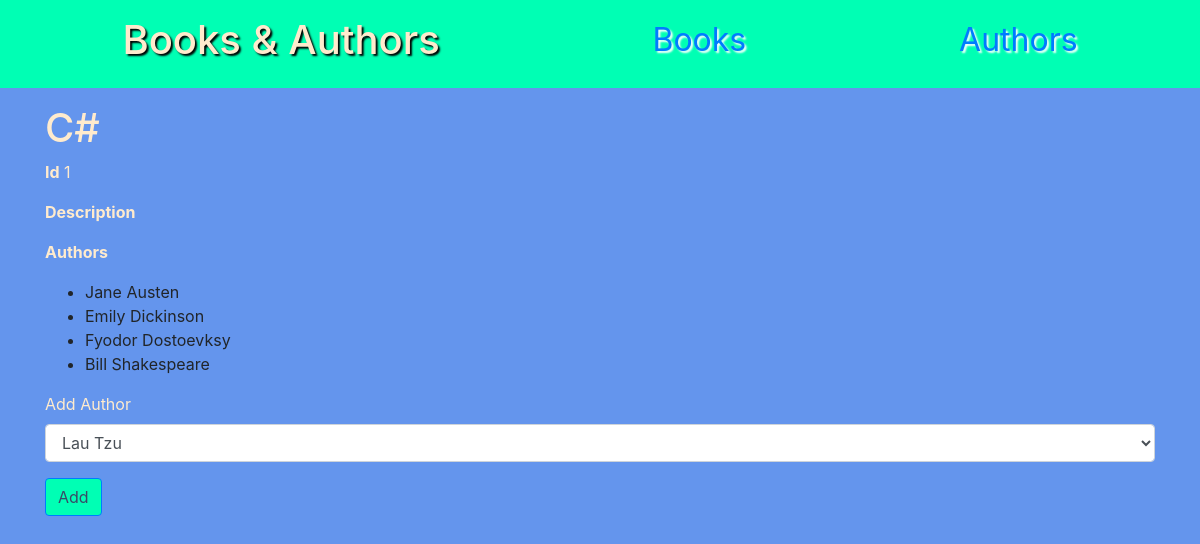
Screenshot of /books/1 with the database file from the repository.
### books_authors_app/models.py (models this page shows, shortened)
class Book(models.Model):
    title = models.CharField(max_length=255)
    description = models.TextField()
    created_at = models.DateTimeField(auto_now_add=True)
    updated_at = models.DateTimeField(auto_now=True)

class Author(models.Model):
    first_name = models.CharField(max_length=45)
    last_name = models.CharField(max_length=45)
    books = models.ManyToManyField(Book, related_name='authors')
    notes = models.TextField()
    created_at = models.DateTimeField(auto_now_add=True)
    updated_at = models.DateTimeField(auto_now=True)

### books_authors_app/views.py (the view)
# urls.py: path('books/<int:book_id>', views.show_book),
def show_book(request, book_id):
    book = Book.objects.get(id=book_id)
    context = {
        "book": book,
        "authors": Author.objects.exclude(books__id=book_id)
    }
    return render(request,'book.html', context)

### books_authors_app/templates/book.html (shortened to what this page needs)
<!DOCTYPE html>
<html lang="en">
<head>
    <link rel="stylesheet" href="https://cdn.jsdelivr.net/npm/bootstrap@4.5.3/dist/css/bootstrap.min.css"
>
    {% load static %}
    <link rel="stylesheet" href="{% static 'style.css'%}">
</head>
<body>
    <nav>
        <h1>Books & Authors</h1>
        <a href="/">Books</a>
        <a href="/authors">Authors</a>
    </nav>
    <div class="container">
        <h1>{{ book.title }}</h1>
        <p><strong>Id</strong> {{ book.id }}</p>
        <p><strong>Description</strong> {{ book.description }}</p>
        <p><strong>Authors</strong></p>
        <ul>
            {% for author in book.authors.all %}
            <li>{{ author.first_name }} {{ author.last_name }}</li>
            {% endfor %}
        </ul>
        {% if authors %}
        <form action="/books/{{ book.id }}/assign" method="post">
            <div class="form-group">
                <label for="author_id">Add Author</label>
                <select name="author_id" id="author_id" class="form-control">
                    {% for author in authors %}
                    <option value="{{ author.id }}">{{ author.first_name }} {{ author.last_name }}</option>
                    {% endfor %}
                </select>
            </div>
            <button class="btn btn-primary">Add</button>
        </form>
        {% endif %}
    </div>
</body>
</html>

### books_authors_app/static/style.css (style rules this page uses)
body { background-color: cornflowerblue; }
h1,h2,h3,h4,h5,p,label { color: blanchedalmond; }
nav { background-color: #00ffb4; display: flex; justify-content: space-around; margin-bottom: 1em; padding: 1em; }
nav > h1 { text-shadow: 2px 2px 2px black; }
nav > a { font-size: 2rem; text-shadow: 2px 2px 2px white; }
.btn-primary { color: #394a67; background-color: #00ffb4; border-color: #007bff; }

### rows the page displays
Book: title "C#", id "1"
Author: first_name "Jane", last_name "Austen"
Author: first_name "Emily", last_name "Dickinson"
Author: first_name "Fyodor", last_name "Dostoevksy"
Author: first_name "Bill", last_name "Shakespeare"

### other values shown
form field author_id "Lau Tzu"
